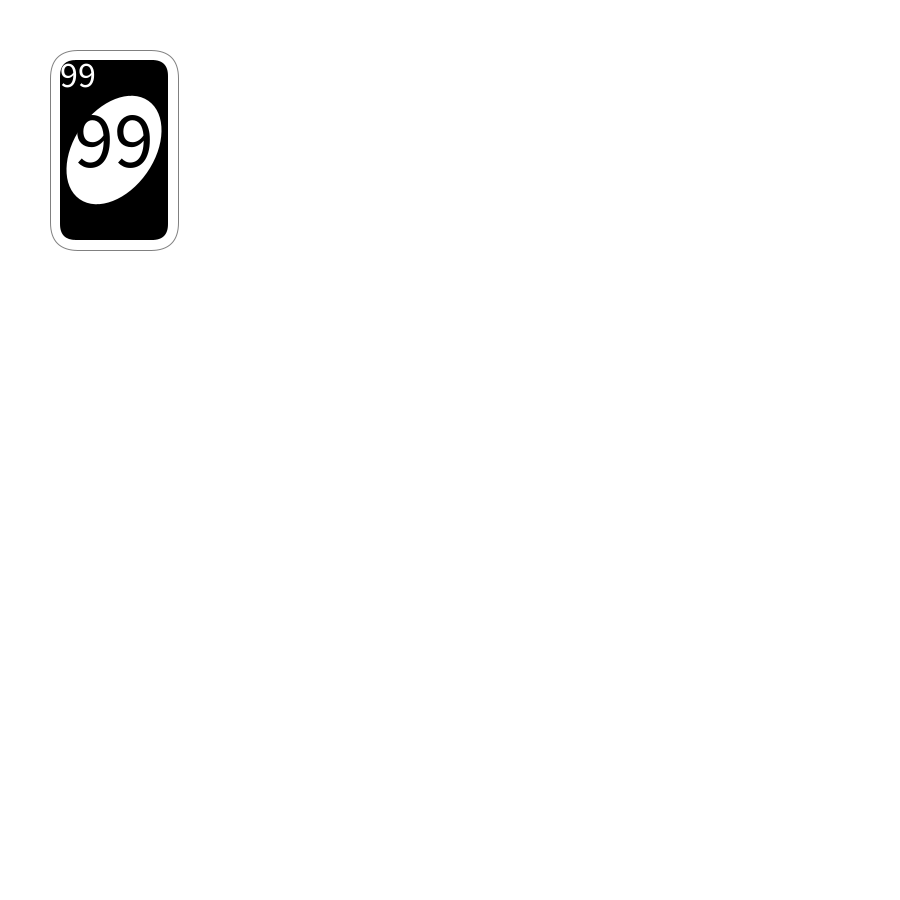
Frame 1 (no input)
Frame 60 (the mouse pressed at the canvas centre just before this capture): identical to frame 1, image omitted
Frame 120 (the mouse held since frame 60 and released just before this capture): identical to frame 1, image omitted

The Processing sketch that drew this single still picture (run headless with seeded random() and noise(); from frame 60 on, the mouse is pressed at the canvas centre):

// Processing sketch: week04_uno_4people
// ── week04_uno_4people.pde
void setup(){
  size(900,900);
  myShuffle();
}
void myShuffle(){
  for(int i=0;i<8;i++){
    for(int j=0;j<11;j++){
      cardN[i*11+j] = j;
      cardC[i*11+j] = C[i%4];
    }
  }for(int i=0;i<100;i++){
    int a= int(random(88)),b=int(random(88));
    int temp=cardN[a];
    cardN[a] = cardN[b];
    cardN[b] = temp;
    temp= cardC[a];
    cardC[a] = cardC[b];
    cardC[b] = temp;
 }
}
int [] cardN = new int[88]; //card number
int [] cardC = new int[88];
color[] C = {#FF5555, #FFAA00,#55AA55,#5555FF};
void draw(){
  background(255);
  if(mousePressed && mouseButton ==RIGHT){
  for(int i=0;i<8;i++){
    for(int j=0;j<11;j++){
      drawCard(j*32,i*50,cardC[i*11+j],cardN[i*11+j],32);
   }
  }
 }else drawCard(50,50,#000000,99,128);///pick card
 for(int i=0;i<mycard;i++){
   if(i%4==0)drawCard(430+40*i/4,50,cardC[i],cardN[i],128);
   if(i%4==1)drawCard(630-40+40*i/4,350,cardC[i],cardN[i],128);
   if(i%4==2)drawCard(430-80+40*i/4,650,cardC[i],cardN[i],128);
   if(i%4==3)drawCard(230-120+40*i/4,350,cardC[i],cardN[i],128);
  }
}
int mycard = 0;
void mousePressed(){
  if(mouseButton==LEFT) mycard++;
}
void drawCard(int x,int y, color c,int n,int w){
  float s = w/32.0;
  stroke(128);
  fill(255);
  rect(x,y,32*s,50*s,7*s);
  noStroke();
  fill(c);
  rect(x+2.5*s,y+2.5*s,32*s-5*s,50*s-5*s,4*s);
  
  pushMatrix();
  fill(255);
  translate(x+16*s,y+25*s);
  rotate(radians(35));
  ellipse(0,0,20*s,30*s);
  popMatrix();
  
  textSize(9*s);
  textAlign(CENTER,CENTER);
  text(""+n,x+7*s,y+6*s);
  
  textSize(20*s);
  fill(c);
  text(""+n,x+16*s,y+22*s);
}
